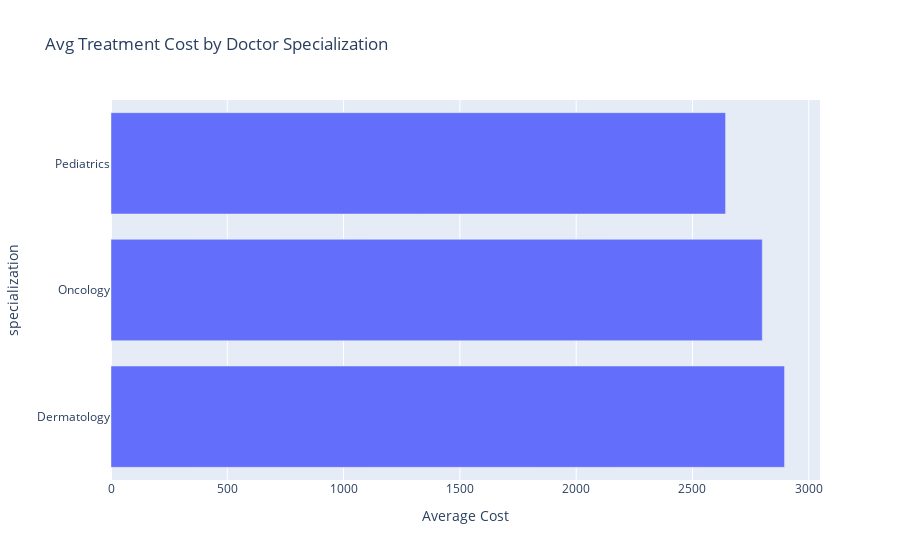

Notebook cell for this chart:
### Code cell
cost_by_specialization = full_data.groupby('specialization')['cost'].mean().reset_index()

fig = px.bar(cost_by_specialization.sort_values('cost', ascending=False),
             x='cost', y='specialization',
             orientation='h',
             title='Avg Treatment Cost by Doctor Specialization',
             labels={'cost': 'Average Cost'})
fig.show()

### Figure 1 — Plotly figure (JSON) as saved in the notebook; plotly's stock layout.template omitted (floating-point values rounded to 4 significant figures)
{"data": [{"alignmentgroup": "True", "hovertemplate": "Average Cost=%{x}<br>specialization=%{y}<extra></extra>", "legendgroup": "", "marker": {"color": "#636efa", "pattern": {"shape": ""}}, "name": "", "offsetgroup": "", "orientation": "h", "showlegend": false, "textposition": "auto", "type": "bar", "x": [2896.0, 2800.0, 2642.0], "xaxis": "x", "y": ["Dermatology", "Oncology", "Pediatrics"], "yaxis": "y"}], "layout": {"barmode": "relative", "legend": {"tracegroupgap": 0}, "title": {"text": "Avg Treatment Cost by Doctor Specialization"}, "xaxis": {"anchor": "y", "domain": [0, 1], "title": {"text": "Average Cost"}}, "yaxis": {"anchor": "x", "domain": [0, 1], "title": {"text": "specialization"}}}}
